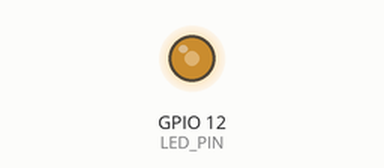
This sketch was run on a simulated ESP32. Parts: output pins drawn as LEDs (lit = HIGH).

Above: at 0.05 s.
At 1.5 s:
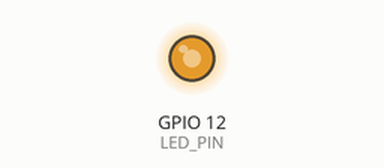
At 2.65 s:
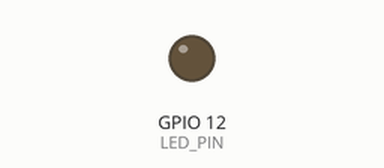
At 3.4 s:
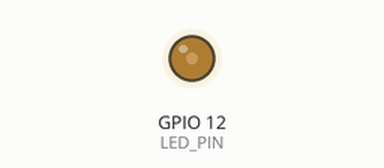
Timing chart, 0 to 8.3 s (numbered marks = the images above):
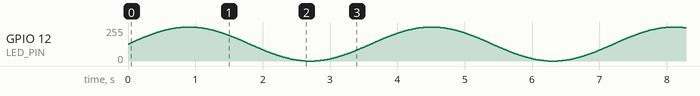

The sketch:

sketch_nov10a.ino
```cpp
#include <ESP32Servo.h>
#include <math.h>
#define SERVO_PIN 4

#define LED_PIN 12   // PWM引脚，UNO上推荐使用9或10

void setup() {
  pinMode(LED_PIN, OUTPUT);
}

void loop() {
  for (int i = 0; i < 360; i++) {       // 角度从0到360°
    float rad = i * PI / 180.0;         // 转换为弧度
    float sineValue = sin(rad);         // 计算正弦值（范围 -1 ~ +1）
    int brightness = (sineValue + 1) * 127.5;  // 映射到 0 ~ 255
    analogWrite(LED_PIN, brightness);
    delay(10);  // 调整变化速度
  }
}
```
